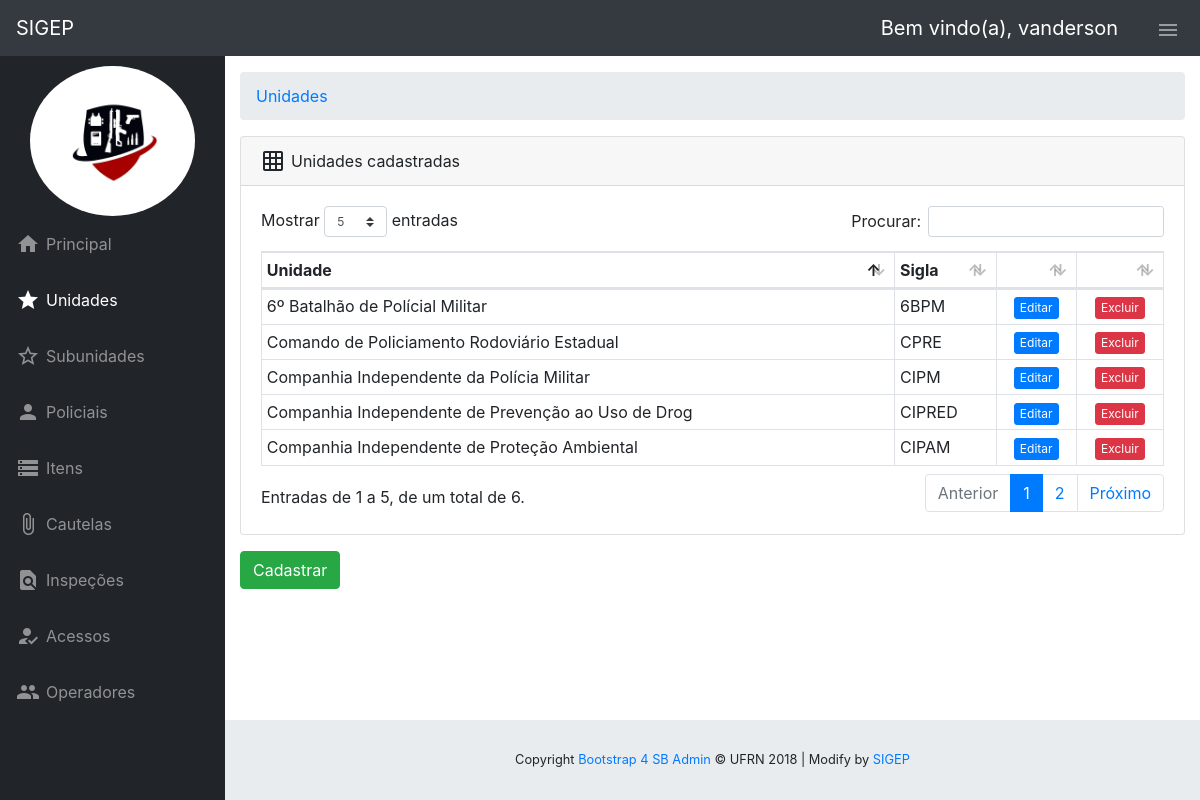
The page /view/UnidadeView.php (signed in) on the database its author committed.
### tables this page shows
CREATE TABLE IF NOT EXISTS `unidade` (
  `id` int(11) NOT NULL AUTO_INCREMENT,
  `sigla` varchar(25) NOT NULL,
  `descricao` varchar(50) NOT NULL,
  PRIMARY KEY (`id`)
);

### DAO/Conexao.php (called while the page is built, shortened)
<?php
class conexao {
    public function conecta() {
        $host = "localhost";
        $user = "root";
        $pass = "";
        $dtbs = "sigep";
        $port = "3306";
        $conn = new mysqli($host, $user, $pass, $dtbs, $port);
        $conn->set_charset("utf8");
        return $conn;
    }
}

### controller/UnidadeController.php (called while the page is built, shortened)
<?php
require_once '../DAO/UnidadeDao.php';
require_once '../DAO/Conexao.php';
class UnidadeController {
    public function listaUnidade() {
        $conexao = new conexao();
        $unidadeDao = new unidadeDao();
        $unidadeDao->lista($conexao);
    }
}

### controller/Uteis.php (called while the page is built, shortened)
<?php
class Uteis {
    function sanitizeString($string) {
    $what = array( 'ä','ã','à','á','â','ê','ë','è','é','ï','ì','í','ö','õ','ò','ó','ô','ü','ù','ú','û','À','Á','É','Í','Ó','Ú','ñ','Ñ','ç','Ç',' ','-','(',')',',',';',':','|','!','"','#','$','%','&','/','=','?','~','^','>','<','ª','º' );
    $by   = array( 'a','a','a','a','a','e','e','e','e','i','i','i','o','o','o','o','o','u','u','u','u','A','A','E','I','O','U','n','n','c','C','_','_','_','_','_','_','_','_','_','_','_','_','_','_','_','_','_','_','_','_','_','_','_' );
    return str_replace($what, $by, $string);
    }
}

### DAO/UnidadeDao.php (the view, shortened to what this page needs)
<?php
require_once "../controller/Uteis.php";
class unidadeDao{
    function lista(conexao $conn) {
        $query = "SELECT id, sigla, descricao FROM unidade ORDER BY id";
        $result = mysqli_query($conn->conecta(), $query);
        if (mysqli_num_rows($result) >= 0) {
            while($row = mysqli_fetch_assoc($result)) {
                $uteis = new Uteis();
                $stringModal = $uteis->sanitizeString($row["sigla"]);
                echo    '<tr>';
                echo        '<td>'. $row["descricao"]. '</td>';
                echo        '<td>'. $row["sigla"] .'</td>';
                echo        '<td align="center">
                                <form name="formunidade1" action="UnidadeViewEditar.php" method="POST">
                                    <button type="submit" name="editar1" value="" class="btn btn-primary btn-xs">Editar</button>
                                    <input type="hidden" name="id" value="'.$row["id"].'">
                                </form>
                            </td>';
                echo        '<td align="center">
                                    <button name="excluir" value="" class="btn btn-danger btn-xs"
                                    type="button" data-toggle="modal" data-target="#ExemploModalCentralizado'.$row["id"].$stringModal.'">Excluir</button>
                            </td>';
                echo    '</tr>';
            }
        } else {
            echo "0 results";
        }
    }
}

### css/sb-admin.css (style rules this page uses)
html { position: relative; min-height: 100%; }
body { height: 100%; }
:root { --input-padding-x: 0.75rem; --input-padding-y: 0.75rem; }
footer.sticky-footer { display: -webkit-box; display: -ms-flexbox; display: flex; position: absolute; right: 0; bottom: 0; width: calc(100% - 90px); height: 80px; background-color: #e9ecef; }
footer.sticky-footer .copyright { line-height: 1; font-size: 0.8rem; }
@media (min-width: 768px) { footer.sticky-footer { width: calc(100% - 225px); } }

### rows shown on the page
unidade: descricao "6º Batalhão de Polícial Militar", sigla "6BPM"
unidade: descricao "Companhia Independente de Proteção Ambiental", sigla "CIPAM"
unidade: descricao "Companhia Independente de Prevenção ao Uso de Drog", sigla "CIPRED"
unidade: descricao "Comando de Policiamento Rodoviário Estadual", sigla "CPRE"
unidade: descricao "Companhia Independente da Polícia Militar", sigla "CIPM"

### other values the page prints
$_SESSION['nome_funcional'] "vanderson"
